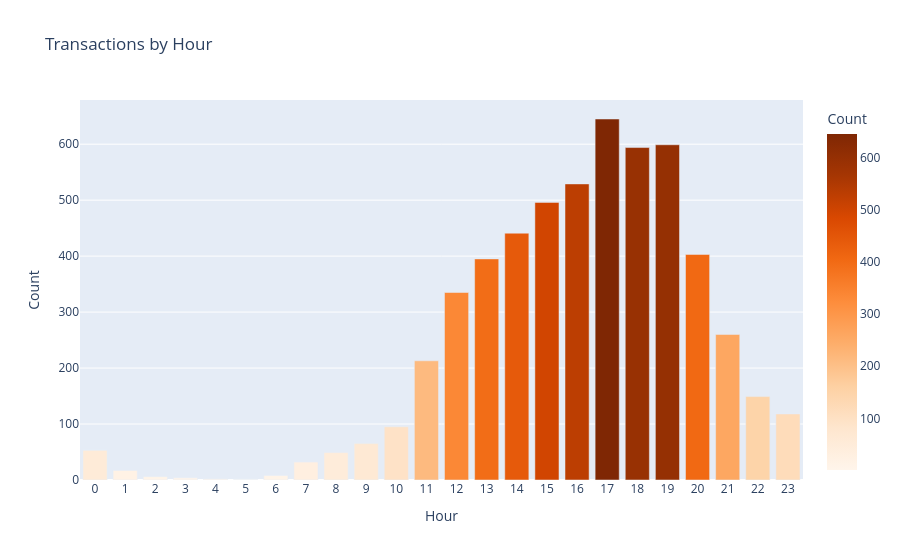

This figure's notebook cell:
### Markdown cell above
# ========== TRANSACTIONS BY HOUR ==========

### Code cell
hourly = df.groupby('Hour')['Amount'].count().reset_index()
hourly.columns = ['Hour', 'Count']

fig = px.bar(hourly, x='Hour', y='Count',
             title='Transactions by Hour',
             color='Count', color_continuous_scale='Oranges')
fig.update_layout(xaxis=dict(dtick=1))
fig.show()

### Figure 1 — Plotly figure (JSON) as saved in the notebook; plotly's stock layout.template omitted (floating-point values rounded to 4 significant figures)
{"data": [{"alignmentgroup": "True", "hovertemplate": "Hour=%{x}<br>Count=%{marker.color}<extra></extra>", "legendgroup": "", "marker": {"color": [53, 17, 6, 4, 2, 1, 8, 32, 49, 65, 95, 213, 335, 395, 441, 496, 529, 645, 594, 599, 403, 260, 149, 118], "coloraxis": "coloraxis", "pattern": {"shape": ""}}, "name": "", "offsetgroup": "", "orientation": "v", "showlegend": false, "textposition": "auto", "type": "bar", "x": [0, 1, 2, 3, 4, 5, 6, 7, 8, 9, 10, 11, 12, 13, 14, 15, 16, 17, 18, 19, 20, 21, 22, 23], "xaxis": "x", "y": [53, 17, 6, 4, 2, 1, 8, 32, 49, 65, 95, 213, 335, 395, 441, 496, 529, 645, 594, 599, 403, 260, 149, 118], "yaxis": "y"}], "layout": {"barmode": "relative", "coloraxis": {"colorbar": {"title": {"text": "Count"}}, "colorscale": [[0, "rgb(255,245,235)"], [0.125, "rgb(254,230,206)"], [0.25, "rgb(253,208,162)"], [0.375, "rgb(253,174,107)"], [0.5, "rgb(253,141,60)"], [0.625, "rgb(241,105,19)"], [0.75, "rgb(217,72,1)"], [0.875, "rgb(166,54,3)"], [1, "rgb(127,39,4)"]]}, "legend": {"tracegroupgap": 0}, "title": {"text": "Transactions by Hour"}, "xaxis": {"anchor": "y", "domain": [0, 1], "dtick": 1, "title": {"text": "Hour"}}, "yaxis": {"anchor": "x", "domain": [0, 1], "title": {"text": "Count"}}}}
